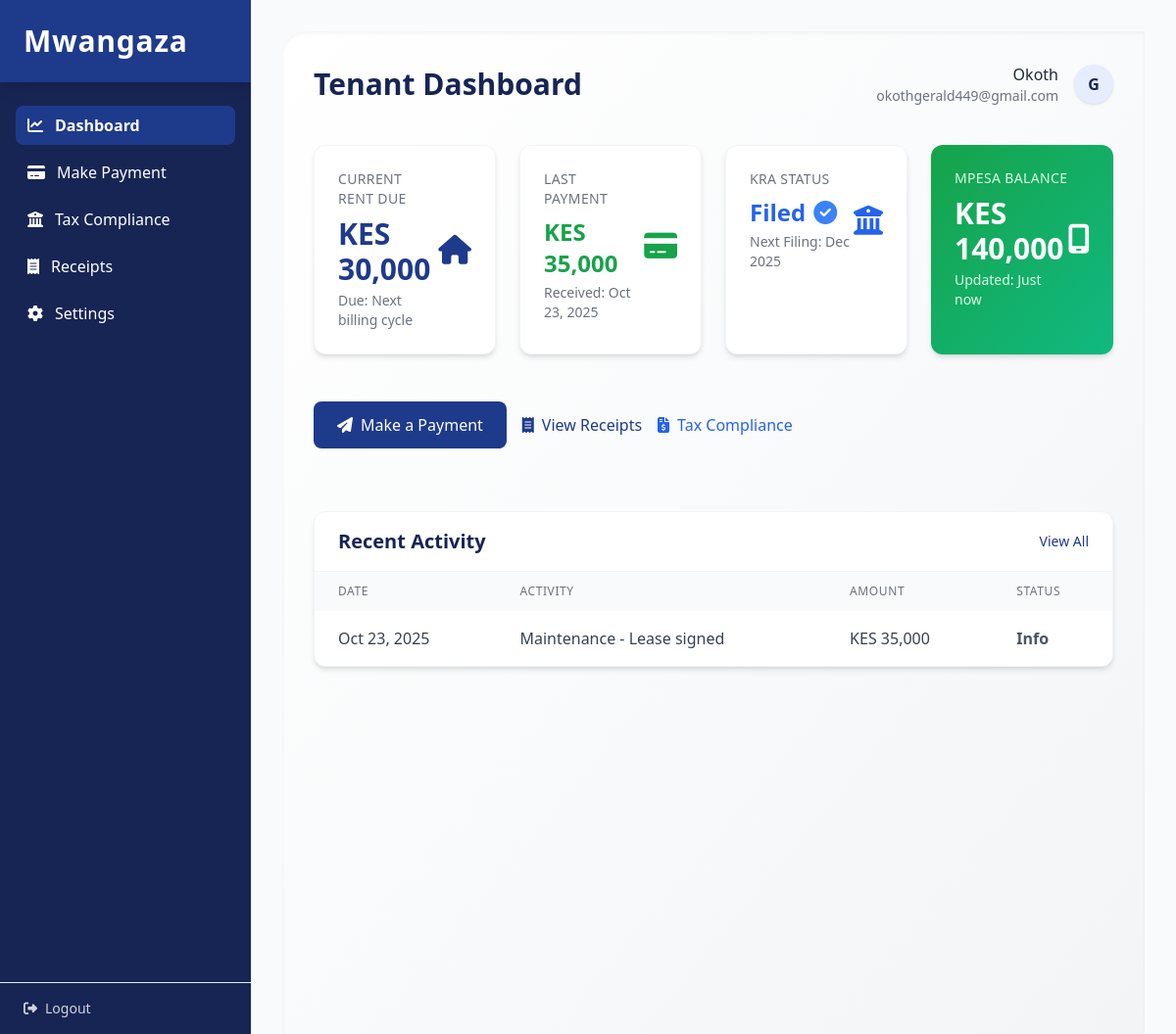
The page /tenant on the database its author committed.
### tables this page shows
CREATE TABLE users (
            id INTEGER PRIMARY KEY AUTOINCREMENT,
            username TEXT UNIQUE NOT NULL,
            email TEXT UNIQUE NOT NULL,
            password_hash TEXT NOT NULL,
            role TEXT NOT NULL CHECK(role IN ('tenant', 'landlord')),
            full_name TEXT,
            phone TEXT,
            kra_pin TEXT,
            created_at TIMESTAMP DEFAULT CURRENT_TIMESTAMP,
            is_active BOOLEAN DEFAULT 1
        );

CREATE TABLE tenancies (
            id INTEGER PRIMARY KEY AUTOINCREMENT,
            tenant_id INTEGER NOT NULL,
            property_id INTEGER NOT NULL,
            landlord_id INTEGER NOT NULL,
            monthly_rent REAL NOT NULL,
            start_date DATE,
            end_date DATE,
            status TEXT DEFAULT 'active' CHECK(status IN ('active', 'inactive')),
            FOREIGN KEY (tenant_id) REFERENCES users(id),
            FOREIGN KEY (property_id) REFERENCES properties(id),
            FOREIGN KEY (landlord_id) REFERENCES users(id)
        );

CREATE TABLE payments (
            id INTEGER PRIMARY KEY AUTOINCREMENT,
            tenant_id INTEGER NOT NULL,
            landlord_id INTEGER NOT NULL,
            tenacy_id INTEGER,
            amount REAL NOT NULL,
            currency TEXT DEFAULT 'KES',
            description TEXT,
            status TEXT DEFAULT 'confirmed' CHECK(status IN ('pending','confirmed','failed')),
            created_at TIMESTAMP DEFAULT CURRENT_TIMESTAMP, merchant_request_id TEXT,
            FOREIGN KEY (tenant_id) REFERENCES users(id),
            FOREIGN KEY (landlord_id) REFERENCES users(id)
        );

CREATE TABLE activities (
            id INTEGER PRIMARY KEY AUTOINCREMENT,
            user_id INTEGER NOT NULL,
            activity_type TEXT NOT NULL,
            description TEXT,
            amount REAL,
            status TEXT DEFAULT 'info',
            created_at TIMESTAMP DEFAULT CURRENT_TIMESTAMP,
            FOREIGN KEY (user_id) REFERENCES users(id)
        );

### app/routes/tenant.py (the view, shortened to what this page needs)
@bp.route('/tenant', endpoint='tenant')
@tenant_required
def tenant_dashboard():
    try:
        ensure_demo_data()
    except Exception:
        pass
    user_id = session.get('user_id')
    tenancies = get_tenancies_by_tenant(user_id) or []
    tenancy = tenancies[0] if tenancies else None
    last_payment = get_latest_payment_by_tenant(user_id)
    mpesa_balance = get_mpesa_balance_by_tenant(user_id)
    recent_activities = get_recent_activities_by_user(user_id, limit=5)
    kra_status = 'Not filed'
    try:
        if tenancy:
            conn = get_db()
            row = conn.execute('SELECT COUNT(1) as c FROM tax_filings WHERE landlord_id = ?', (tenancy['landlord_id'],)).fetchone()
            conn.close()
            if row and row['c'] > 0:
                kra_status = 'Filed'
    except Exception:
        pass
    return render_template('tenant_dashboard.html',
                           tenancy=tenancy,
                           last_payment=last_payment,
                           mpesa_balance=mpesa_balance,
                           recent_activities=recent_activities,
                           kra_status=kra_status)

### app/context.py (called while the page is built)
def register_context(app):
    @app.context_processor
    def inject_user():
        return dict(
            logged_in=('user_id' in session),
            username=session.get('username'),
            role=session.get('role')
        )

### app/filters.py (called while the page is built)
def format_currency(value):
    try:
        if value is None:
            return '—'
        v = float(value)
        if v.is_integer():
            return f"{int(v):,}"
        return f"{v:,.2f}"
    except Exception:
        return value or '—'

def format_date_short(value):
    if not value:
        return '—'
    try:
        if isinstance(value, (int, float)):
            dt = _dt.fromtimestamp(value)
        else:
            s = str(value)
            for fmt in ('%Y-%m-%d %H:%M:%S', '%Y-%m-%d', '%Y-%m-%d %H:%M:%S.%f'):
                try:
                    dt = _dt.strptime(s, fmt)
                    break
                except Exception:
                    dt = None
            if dt is None:
                return s
        return dt.strftime('%b %d, %Y')
    except Exception:
        return str(value)

### blueprints/auth.py (called while the page is built, shortened)
def _ensure_demo_session(role='tenant'):
    try:
        ensure_demo_data()
    except Exception:
        pass
    if 'user_id' in session:
        return
    try:
        conn = get_db()
        row = conn.execute('SELECT * FROM users WHERE role = ? ORDER BY id LIMIT 1', (role,)).fetchone()
        conn.close()
        if row:
            session['user_id'] = row['id']
            session['username'] = row['username']
            session['email'] = row['email']
            session['role'] = row['role']
            session['full_name'] = row['full_name']
    except Exception:
        return

def tenant_required(f):
    @wraps(f)
    def wrapper(*args, **kwargs):
        if AUTH_DISABLED:
            try:
                _ensure_demo_session(role='tenant')
            except Exception:
                pass
            return f(*args, **kwargs)
    return wrapper

### models.py (called while the page is built)
def get_db():
    conn = sqlite3.connect(DATABASE)
    conn.row_factory = sqlite3.Row
    return conn

def get_latest_payment_by_tenant(tenant_id):
    conn = get_db()
    payment = conn.execute(
        'SELECT * FROM payments WHERE tenant_id = ? ORDER BY created_at DESC LIMIT 1',
        (tenant_id,)
    ).fetchone()
    conn.close()
    return payment

def get_user_count():
    conn = get_db()
    row = conn.execute('SELECT COUNT(1) as c FROM users').fetchone()
    conn.close()
    return row['c'] if row else 0

### templates/tenant_dashboard.html (shortened to what this page needs)
{% extends 'tenant_base.html' %}
{% block content %}
<main class="flex-1 p-8 overflow-y-auto bg-gradient-to-br from-white via-gray-50 to-gray-100 rounded-tl-3xl shadow-inner min-h-screen">
  <div class="flex items-center justify-between mb-10">
    <h1 class="text-3xl font-bold text-mwangaza-dark">Tenant Dashboard</h1>
    <div class="flex items-center space-x-4">
        <div class="text-right">
          <p class="font-medium text-gray-800">{{ session.get('full_name') or session.get('username') or 'Tenant' }}</p>
          <p class="text-sm text-gray-500">{{ session.get('email') or '' }}</p>
        </div>
        {% set _uname = session.get('username') or '' %}
        <div class="w-10 h-10 bg-mwangaza-light text-mwangaza-dark flex items-center justify-center rounded-full font-bold shadow">
          {{ (_uname[:1] | upper) if _uname else 'G' }}
        </div>
    </div>
  </div>
  <div class="grid grid-cols-1 md:grid-cols-4 gap-6">
    <div class="bg-white p-6 rounded-xl shadow-md border border-gray-100 hover:shadow-lg transition">
      <div class="flex items-center justify-between">
        <div>
          <h2 class="text-gray-500 text-sm uppercase tracking-wide">Current Rent Due</h2>
          <p class="text-3xl font-bold text-mwangaza mt-2">KES {{ (tenancy['monthly_rent']|currency) if tenancy and tenancy['monthly_rent'] is not none else '—' }}</p>
          <p class="text-sm text-gray-500 mt-1">Due: {{ tenancy['end_date']|date_short if tenancy and tenancy['end_date'] else 'Next billing cycle' }}</p>
        </div>
        <i class="fa-solid fa-home text-mwangaza text-3xl"></i>
      </div>
    </div>
    <div class="bg-white p-6 rounded-xl shadow-md border border-gray-100 hover:shadow-lg transition">
      <div class="flex items-center justify-between">
        <div>
          <h2 class="text-gray-500 text-sm uppercase tracking-wide">Last Payment</h2>
          <p class="text-2xl font-bold text-green-600 mt-2">KES {{ (last_payment['amount']|currency) if last_payment and last_payment['amount'] is not none else '—' }}</p>
          <p class="text-sm text-gray-500 mt-1">Received: {{ last_payment['created_at']|date_short if last_payment and last_payment['created_at'] else '—' }}</p>
        </div>
        <i class="fa-solid fa-credit-card text-green-600 text-3xl"></i>
      </div>
    </div>
    <div class="bg-white p-6 rounded-xl shadow-md border border-gray-100 hover:shadow-lg transition">
      <div class="flex items-center justify-between">
        <div>
          <h2 class="text-gray-500 text-sm uppercase tracking-wide">KRA Status</h2>
          <p class="text-2xl font-bold text-blue-600 mt-2 flex items-center">
            {{ kra_status }} {% if kra_status == 'Filed' %}<i class="fa-solid fa-circle-check ml-2 text-blue-500"></i>{% endif %}
          </p>
          <p class="text-sm text-gray-500 mt-1">Next Filing: Dec 2025</p>
        </div>
        <i class="fa-solid fa-building-columns text-blue-600 text-3xl"></i>
      </div>
    </div>
    <div class="bg-gradient-to-br from-green-600 to-emerald-500 p-6 rounded-xl shadow-md hover:shadow-lg transition">
      <div class="flex items-center justify-between text-white">
        <div>
          <h2 class="text-green-100 text-sm uppercase tracking-wide">MPESA Balance</h2>
          <p class="text-3xl font-bold mt-2 flex items-center">KES {{ mpesa_balance|currency }}</p>
          <p class="text-sm text-green-100 mt-1">Updated: Just now</p>
        </div>
        <i class="fa-solid fa-mobile-screen text-white text-3xl"></i>
      </div>
    </div>
  </div>
  <div class="mt-12 flex flex-wrap items-center gap-4">
    <a href="{{ url_for('tenantpayments') }}"
       class="bg-mwangaza text-white px-6 py-3 rounded-lg font-medium hover:bg-mwangaza-dark transition flex items-center">
      <i class="fa-solid fa-paper-plane mr-2"></i> Make a Payment
    </a>
    <a href="{{ url_for('tenantreceipt') }}"
       class="text-mwangaza font-medium hover:underline flex items-center">
      <i class="fa-solid fa-receipt mr-2"></i> View Receipts
    </a>
    <a href="{{ url_for('taxcompliance') }}"
       class="text-blue-600 font-medium hover:underline flex items-center">
      <i class="fa-solid fa-file-invoice-dollar mr-2"></i> Tax Compliance
    </a>
  </div>
  <section class="mt-16 bg-white rounded-xl shadow-md border border-gray-100 overflow-hidden">
    <div class="px-6 py-4 border-b border-gray-100 flex items-center justify-between">
      <h2 class="text-xl font-semibold text-mwangaza-dark">Recent Activity</h2>
      <a href="{{ url_for('tenantactivity') }}" class="text-sm text-mwangaza hover:underline">View All</a>
    </div>
    <div class="overflow-x-auto">
      <table class="min-w-full text-left">
        <thead class="bg-gray-50">
          <tr>
            <th class="px-6 py-3 text-xs font-medium text-gray-500 uppercase tracking-wider">Date</th>
            <th class="px-6 py-3 text-xs font-medium text-gray-500 uppercase tracking-wider">Activity</th>
            <th class="px-6 py-3 text-xs font-medium text-gray-500 uppercase tracking-wider">Amount</th>
            <th class="px-6 py-3 text-xs font-medium text-gray-500 uppercase tracking-wider">Status</th>
          </tr>
        </thead>
        <tbody class="divide-y divide-gray-100">
          {% if recent_activities and recent_activities|length > 0 %}
            {% for act in recent_activities %}
              <tr>
                <td class="px-6 py-4 text-gray-700">{{ act['created_at']|date_short }}</td>
                <td class="px-6 py-4 text-gray-700">{{ act['activity_type'] | capitalize }}{% if act['description'] %} - {{ act['description'] }}{% endif %}</td>
                <td class="px-6 py-4 text-gray-700">{% if act['amount'] is not none %}KES {{ act['amount']|currency }}{% else %}—{% endif %}</td>
                {% set cls = 'gray-600' %}
                {% if act['status'] == 'confirmed' %}{% set cls = 'green-600' %}{% elif act['status'] == 'pending' %}{% set cls = 'yellow-600' %}{% endif %}
                <td class="px-6 py-4 text-{{ cls }} font-semibold">{{ act['status'] | capitalize }}</td>
              </tr>
            {% endfor %}
          {% endif %}
        </tbody>
      </table>
    </div>
  </section>
</main>
{% endblock %}

### templates/tenant_base.html (shortened to what this page needs)
<!DOCTYPE html>
<html lang="en">
<head>
  <script src="https://cdn.tailwindcss.com"></script>
</head>
<body class="bg-gray-100 h-screen flex overflow-hidden">
  <aside class="w-64 bg-mwangaza-dark text-white flex flex-col h-full">
    <div class="text-3xl font-bold px-6 py-6 tracking-wide bg-mwangaza shadow-lg">
      Mwangaza
    </div>
    <nav class="flex-1 px-4 py-6 space-y-2 overflow-y-auto" id="tenant-nav">
      <a data-nav="dashboard" href="{{ url_for('tenant') }}"
         class="nav-link flex items-center py-2 px-3 rounded-lg hover:bg-mwangaza transition">
        <i class="fa-solid fa-chart-line mr-3"></i>
        <span>Dashboard</span>
      </a>
      <a data-nav="payments" href="{{ url_for('tenantpayments') }}"
         class="nav-link flex items-center py-2 px-3 rounded-lg hover:bg-mwangaza transition">
        <i class="fa-solid fa-credit-card mr-3"></i>
        <span>Make Payment</span>
      </a>
      <a data-nav="tax" href="{{ url_for('taxcompliance') }}"
         class="nav-link flex items-center py-2 px-3 rounded-lg hover:bg-mwangaza transition">
        <i class="fa-solid fa-building-columns mr-3"></i>
        <span>Tax Compliance</span>
      </a>
      <a data-nav="receipts" href="{{ url_for('tenantreceipt') }}"
         class="nav-link flex items-center py-2 px-3 rounded-lg hover:bg-mwangaza transition">
        <i class="fa-solid fa-receipt mr-3"></i>
        <span>Receipts</span>
      </a>
      <a data-nav="settings" href="{{ url_for('tenantsettings') }}"
         class="nav-link flex items-center py-2 px-3 rounded-lg hover:bg-mwangaza transition">
        <i class="fa-solid fa-gear mr-3"></i>
        <span>Settings</span>
      </a>
    </nav>
    <div class="px-6 py-4 border-t border-mwangaza-light text-sm text-gray-300">
      <a href="{{ url_for('auth.logout') }}" class="flex items-center space-x-2 hover:text-white transition">
        <i class="fa-solid fa-right-from-bracket"></i>
        <span>Logout</span>
      </a>
    </div>
  </aside>
  <main class="flex-1 bg-gray-50 overflow-y-auto h-full min-h-0 p-8">
    {% block content %}
    {% endblock %}
  </main>
</body>
</html>

### rows shown on the page
users: full_name "Okoth", email "okothgerald449@gmail.com", username "G"
tenancies: monthly_rent "30,000"
payments: amount "35,000", created_at "Oct 23, 2025"
activities: created_at "Oct 23, 2025", activity_type "Maintenance", description "Lease signed", amount "35,000", status "Info"

### other values the page prints
{{ kra_status }} "Filed"
{{ mpesa_balance|currency }} "140,000"
